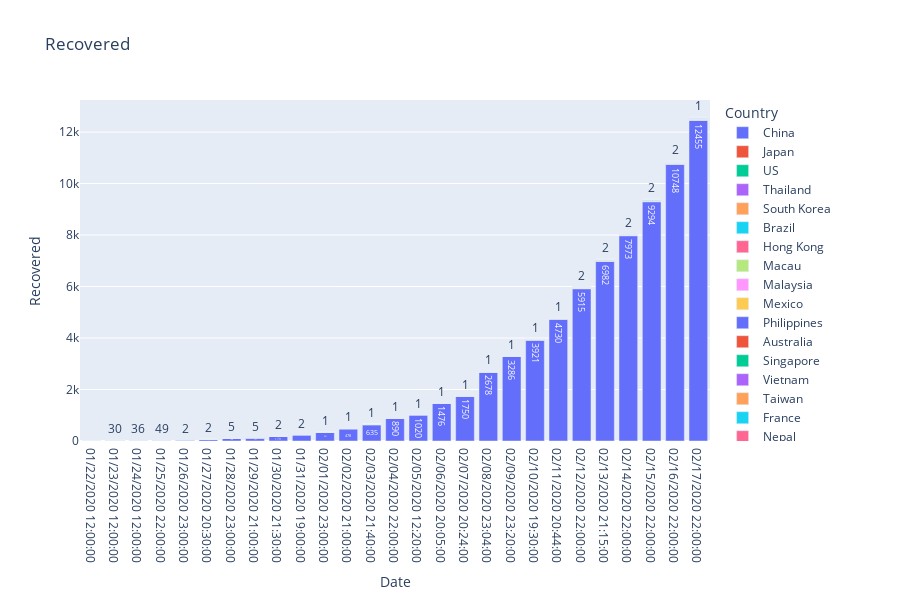

Notebook code cell kept with this figure:
### Code cell
fig = px.bar(bar_data, x="Date", y="Recovered", color='Country', text = 'Recovered', orientation='v', height=600,
             title='Recovered')
fig.show()

### Figure 1 — Plotly figure (JSON) as saved in the notebook; plotly's stock layout.template omitted (floating-point values rounded to 4 significant figures)
{"data": [{"alignmentgroup": "True", "hoverlabel": {"namelength": 0}, "hovertemplate": "Country=China<br>Date=%{x}<br>Recovered=%{text}", "legendgroup": "China", "marker": {"color": "#636efa"}, "name": "China", "offsetgroup": "China", "orientation": "v", "showlegend": true, "text": [0, 30, 36, 49, 51, 60, 104, 127, 179, 242, 331, 478, 635, 890, 1020, 1476, 1750, 2678, 3286, 3921, 4730, 5915, 6982, 7973, 9294, 10748, 12455], "textposition": "auto", "type": "bar", "x": ["01/22/2020 12:00:00", "01/23/2020 12:00:00", "01/24/2020 12:00:00", "01/25/2020 22:00:00", "01/26/2020 23:00:00", "01/27/2020 20:30:00", "01/28/2020 23:00:00", "01/29/2020 21:00:00", "01/30/2020 21:30:00", "01/31/2020 19:00:00", "02/01/2020 23:00:00", "02/02/2020 21:00:00", "02/03/2020 21:40:00", "02/04/2020 22:00:00", "02/05/2020 12:20:00", "02/06/2020 20:05:00", "02/07/2020 20:24:00", "02/08/2020 23:04:00", "02/09/2020 23:20:00", "02/10/2020 19:30:00", "02/11/2020 20:44:00", "02/12/2020 22:00:00", "02/13/2020 21:15:00", "02/14/2020 22:00:00", "02/15/2020 22:00:00", "02/16/2020 22:00:00", "02/17/2020 22:00:00"], "xaxis": "x", "y": [0, 30, 36, 49, 51, 60, 104, 127, 179, 242, 331, 478, 635, 890, 1020, 1476, 1750, 2678, 3286, 3921, 4730, 5915, 6982, 7973, 9294, 10748, 12455], "yaxis": "y"}, {"alignmentgroup": "True", "hoverlabel": {"namelength": 0}, "hovertemplate": "Country=Japan<br>Date=%{x}<br>Recovered=%{text}", "legendgroup": "Japan", "marker": {"color": "#EF553B"}, "name": "Japan", "offsetgroup": "Japan", "orientation": "v", "showlegend": true, "text": [0, 0, 0, 0, 1, 1, 1, 1, 1, 1, 1, 1, 1, 1, 1, 1, 1, 1, 1, 4, 9, 9, 9, 9, 12, 12, 12], "textposition": "auto", "type": "bar", "x": ["01/22/2020 12:00:00", "01/23/2020 12:00:00", "01/24/2020 12:00:00", "01/25/2020 22:00:00", "01/26/2020 23:00:00", "01/27/2020 20:30:00", "01/28/2020 23:00:00", "01/29/2020 21:00:00", "01/30/2020 21:30:00", "01/31/2020 19:00:00", "02/01/2020 23:00:00", "02/02/2020 21:00:00", "02/03/2020 21:40:00", "02/04/2020 22:00:00", "02/05/2020 12:20:00", "02/06/2020 20:05:00", "02/07/2020 20:24:00", "02/08/2020 23:04:00", "02/09/2020 23:20:00", "02/10/2020 19:30:00", "02/11/2020 20:44:00", "02/12/2020 22:00:00", "02/13/2020 21:15:00", "02/14/2020 22:00:00", "02/15/2020 22:00:00", "02/16/2020 22:00:00", "02/17/2020 22:00:00"], "xaxis": "x", "y": [0, 0, 0, 0, 1, 1, 1, 1, 1, 1, 1, 1, 1, 1, 1, 1, 1, 1, 1, 4, 9, 9, 9, 9, 12, 12, 12], "yaxis": "y"}, {"alignmentgroup": "True", "hoverlabel": {"namelength": 0}, "hovertemplate": "Country=US<br>Date=%{x}<br>Recovered=%{text}", "legendgroup": "US", "marker": {"color": "#00cc96"}, "name": "US", "offsetgroup": "US", "orientation": "v", "showlegend": true, "text": [0, 0, 0, 0, 0, 0, 0, 0, 0, 0, 0, 0, 0, 0, 0, 0, 0, 0, 3, 3, 3, 3, 3, 3, 3, 3, 3], "textposition": "auto", "type": "bar", "x": ["01/22/2020 12:00:00", "01/23/2020 12:00:00", "01/24/2020 12:00:00", "01/25/2020 22:00:00", "01/26/2020 23:00:00", "01/27/2020 20:30:00", "01/28/2020 23:00:00", "01/29/2020 21:00:00", "01/30/2020 21:30:00", "01/31/2020 19:00:00", "02/01/2020 23:00:00", "02/02/2020 21:00:00", "02/03/2020 21:40:00", "02/04/2020 22:00:00", "02/05/2020 12:20:00", "02/06/2020 20:05:00", "02/07/2020 20:24:00", "02/08/2020 23:04:00", "02/09/2020 23:20:00", "02/10/2020 19:30:00", "02/11/2020 20:44:00", "02/12/2020 22:00:00", "02/13/2020 21:15:00", "02/14/2020 22:00:00", "02/15/2020 22:00:00", "02/16/2020 22:00:00", "02/17/2020 22:00:00"], "xaxis": "x", "y": [0, 0, 0, 0, 0, 0, 0, 0, 0, 0, 0, 0, 0, 0, 0, 0, 0, 0, 3, 3, 3, 3, 3, 3, 3, 3, 3], "yaxis": "y"}, {"alignmentgroup": "True", "hoverlabel": {"namelength": 0}, "hovertemplate": "Country=Thailand<br>Date=%{x}<br>Recovered=%{text}", "legendgroup": "Thailand", "marker": {"color": "#ab63fa"}, "name": "Thailand", "offsetgroup": "Thailand", "orientation": "v", "showlegend": true, "text": [0, 0, 0, 0, 2, 2, 5, 5, 5, 7, 5, 5, 5, 5, 5, 5, 5, 10, 10, 10, 10, 10, 12, 12, 12, 14, 15], "textposition": "auto", "type": "bar", "x": ["01/22/2020 12:00:00", "01/23/2020 12:00:00", "01/24/2020 12:00:00", "01/25/2020 22:00:00", "01/26/2020 23:00:00", "01/27/2020 20:30:00", "01/28/2020 23:00:00", "01/29/2020 21:00:00", "01/30/2020 21:30:00", "01/31/2020 19:00:00", "02/01/2020 23:00:00", "02/02/2020 21:00:00", "02/03/2020 21:40:00", "02/04/2020 22:00:00", "02/05/2020 12:20:00", "02/06/2020 20:05:00", "02/07/2020 20:24:00", "02/08/2020 23:04:00", "02/09/2020 23:20:00", "02/10/2020 19:30:00", "02/11/2020 20:44:00", "02/12/2020 22:00:00", "02/13/2020 21:15:00", "02/14/2020 22:00:00", "02/15/2020 22:00:00", "02/16/2020 22:00:00", "02/17/2020 22:00:00"], "xaxis": "x", "y": [0, 0, 0, 0, 2, 2, 5, 5, 5, 7, 5, 5, 5, 5, 5, 5, 5, 10, 10, 10, 10, 10, 12, 12, 12, 14, 15], "yaxis": "y"}, {"alignmentgroup": "True", "hoverlabel": {"namelength": 0}, "hovertemplate": "Country=South Korea<br>Date=%{x}<br>Recovered=%{text}", "legendgroup": "South Korea", "marker": {"color": "#FFA15A"}, "name": "South Korea", "offsetgroup": "South Korea", "orientation": "v", "showlegend": true, "text": [0, 0, 0, 0, 0, 0, 0, 0, 0, 0, 0, 0, 0, 0, 0, 0, 1, 3, 3, 3, 4, 7, 7, 7, 9, 9, 10], "textposition": "auto", "type": "bar", "x": ["01/22/2020 12:00:00", "01/23/2020 12:00:00", "01/24/2020 12:00:00", "01/25/2020 22:00:00", "01/26/2020 23:00:00", "01/27/2020 20:30:00", "01/28/2020 23:00:00", "01/29/2020 21:00:00", "01/30/2020 21:30:00", "01/31/2020 19:00:00", "02/01/2020 23:00:00", "02/02/2020 21:00:00", "02/03/2020 21:40:00", "02/04/2020 22:00:00", "02/05/2020 12:20:00", "02/06/2020 20:05:00", "02/07/2020 20:24:00", "02/08/2020 23:04:00", "02/09/2020 23:20:00", "02/10/2020 19:30:00", "02/11/2020 20:44:00", "02/12/2020 22:00:00", "02/13/2020 21:15:00", "02/14/2020 22:00:00", "02/15/2020 22:00:00", "02/16/2020 22:00:00", "02/17/2020 22:00:00"], "xaxis": "x", "y": [0, 0, 0, 0, 0, 0, 0, 0, 0, 0, 0, 0, 0, 0, 0, 0, 1, 3, 3, 3, 4, 7, 7, 7, 9, 9, 10], "yaxis": "y"}, {"alignmentgroup": "True", "hoverlabel": {"namelength": 0}, "hovertemplate": "Country=Brazil<br>Date=%{x}<br>Recovered=%{text}", "legendgroup": "Brazil", "marker": {"color": "#19d3f3"}, "name": "Brazil", "offsetgroup": "Brazil", "orientation": "v", "showlegend": true, "text": [0], "textposition": "auto", "type": "bar", "x": ["01/23/2020 12:00:00"], "xaxis": "x", "y": [0], "yaxis": "y"}, {"alignmentgroup": "True", "hoverlabel": {"namelength": 0}, "hovertemplate": "Country=Hong Kong<br>Date=%{x}<br>Recovered=%{text}", "legendgroup": "Hong Kong", "marker": {"color": "#FF6692"}, "name": "Hong Kong", "offsetgroup": "Hong Kong", "orientation": "v", "showlegend": true, "text": [0, 0, 0, 0, 0, 0, 0, 0, 0, 0, 0, 0, 0, 0, 0, 0, 0, 0, 0, 0, 1, 1, 1, 1, 2, 2], "textposition": "auto", "type": "bar", "x": ["01/23/2020 12:00:00", "01/24/2020 12:00:00", "01/25/2020 22:00:00", "01/26/2020 23:00:00", "01/27/2020 20:30:00", "01/28/2020 23:00:00", "01/29/2020 21:00:00", "01/30/2020 21:30:00", "01/31/2020 19:00:00", "02/01/2020 23:00:00", "02/02/2020 21:00:00", "02/03/2020 21:40:00", "02/04/2020 22:00:00", "02/05/2020 12:20:00", "02/06/2020 20:05:00", "02/07/2020 20:24:00", "02/08/2020 23:04:00", "02/09/2020 23:20:00", "02/10/2020 19:30:00", "02/11/2020 20:44:00", "02/12/2020 22:00:00", "02/13/2020 21:15:00", "02/14/2020 22:00:00", "02/15/2020 22:00:00", "02/16/2020 22:00:00", "02/17/2020 22:00:00"], "xaxis": "x", "y": [0, 0, 0, 0, 0, 0, 0, 0, 0, 0, 0, 0, 0, 0, 0, 0, 0, 0, 0, 0, 1, 1, 1, 1, 2, 2], "yaxis": "y"}, {"alignmentgroup": "True", "hoverlabel": {"namelength": 0}, "hovertemplate": "Country=Macau<br>Date=%{x}<br>Recovered=%{text}", "legendgroup": "Macau", "marker": {"color": "#B6E880"}, "name": "Macau", "offsetgroup": "Macau", "orientation": "v", "showlegend": true, "text": [0, 0, 0, 0, 0, 0, 0, 0, 0, 0, 0, 0, 0, 0, 1, 1, 1, 1, 1, 1, 2, 3, 3, 3, 5, 5], "textposition": "auto", "type": "bar", "x": ["01/23/2020 12:00:00", "01/24/2020 12:00:00", "01/25/2020 22:00:00", "01/26/2020 23:00:00", "01/27/2020 20:30:00", "01/28/2020 23:00:00", "01/29/2020 21:00:00", "01/30/2020 21:30:00", "01/31/2020 19:00:00", "02/01/2020 23:00:00", "02/02/2020 21:00:00", "02/03/2020 21:40:00", "02/04/2020 22:00:00", "02/05/2020 12:20:00", "02/06/2020 20:05:00", "02/07/2020 20:24:00", "02/08/2020 23:04:00", "02/09/2020 23:20:00", "02/10/2020 19:30:00", "02/11/2020 20:44:00", "02/12/2020 22:00:00", "02/13/2020 21:15:00", "02/14/2020 22:00:00", "02/15/2020 22:00:00", "02/16/2020 22:00:00", "02/17/2020 22:00:00"], "xaxis": "x", "y": [0, 0, 0, 0, 0, 0, 0, 0, 0, 0, 0, 0, 0, 0, 1, 1, 1, 1, 1, 1, 2, 3, 3, 3, 5, 5], "yaxis": "y"}, {"alignmentgroup": "True", "hoverlabel": {"namelength": 0}, "hovertemplate": "Country=Malaysia<br>Date=%{x}<br>Recovered=%{text}", "legendgroup": "Malaysia", "marker": {"color": "#FF97FF"}, "name": "Malaysia", "offsetgroup": "Malaysia", "orientation": "v", "showlegend": true, "text": [0, 0, 0, 0, 0, 0, 0, 0, 0, 0, 0, 0, 0, 0, 1, 1, 1, 1, 3, 3, 3, 3, 7, 7, 7], "textposition": "auto", "type": "bar", "x": ["01/23/2020 12:00:00", "01/25/2020 22:00:00", "01/26/2020 23:00:00", "01/27/2020 20:30:00", "01/28/2020 23:00:00", "01/29/2020 21:00:00", "01/30/2020 21:30:00", "01/31/2020 19:00:00", "02/01/2020 23:00:00", "02/02/2020 21:00:00", "02/03/2020 21:40:00", "02/04/2020 22:00:00", "02/05/2020 12:20:00", "02/06/2020 20:05:00", "02/07/2020 20:24:00", "02/08/2020 23:04:00", "02/09/2020 23:20:00", "02/10/2020 19:30:00", "02/11/2020 20:44:00", "02/12/2020 22:00:00", "02/13/2020 21:15:00", "02/14/2020 22:00:00", "02/15/2020 22:00:00", "02/16/2020 22:00:00", "02/17/2020 22:00:00"], "xaxis": "x", "y": [0, 0, 0, 0, 0, 0, 0, 0, 0, 0, 0, 0, 0, 0, 1, 1, 1, 1, 3, 3, 3, 3, 7, 7, 7], "yaxis": "y"}, {"alignmentgroup": "True", "hoverlabel": {"namelength": 0}, "hovertemplate": "Country=Mexico<br>Date=%{x}<br>Recovered=%{text}", "legendgroup": "Mexico", "marker": {"color": "#FECB52"}, "name": "Mexico", "offsetgroup": "Mexico", "orientation": "v", "showlegend": true, "text": [0], "textposition": "auto", "type": "bar", "x": ["01/23/2020 12:00:00"], "xaxis": "x", "y": [0], "yaxis": "y"}, {"alignmentgroup": "True", "hoverlabel": {"namelength": 0}, "hovertemplate": "Country=Philippines<br>Date=%{x}<br>Recovered=%{text}", "legendgroup": "Philippines", "marker": {"color": "#636efa"}, "name": "Philippines", "offsetgroup": "Philippines", "orientation": "v", "showlegend": true, "text": [0, 0, 0, 0, 0, 0, 0, 0, 0, 0, 0, 0, 0, 0, 1, 1, 1, 1, 1, 1], "textposition": "auto", "type": "bar", "x": ["01/23/2020 12:00:00", "01/30/2020 21:30:00", "01/31/2020 19:00:00", "02/01/2020 23:00:00", "02/02/2020 21:00:00", "02/03/2020 21:40:00", "02/04/2020 22:00:00", "02/05/2020 12:20:00", "02/06/2020 20:05:00", "02/07/2020 20:24:00", "02/08/2020 23:04:00", "02/09/2020 23:20:00", "02/10/2020 19:30:00", "02/11/2020 20:44:00", "02/12/2020 22:00:00", "02/13/2020 21:15:00", "02/14/2020 22:00:00", "02/15/2020 22:00:00", "02/16/2020 22:00:00", "02/17/2020 22:00:00"], "xaxis": "x", "y": [0, 0, 0, 0, 0, 0, 0, 0, 0, 0, 0, 0, 0, 0, 1, 1, 1, 1, 1, 1], "yaxis": "y"}, {"alignmentgroup": "True", "hoverlabel": {"namelength": 0}, "hovertemplate": "Country=Australia<br>Date=%{x}<br>Recovered=%{text}", "legendgroup": "Australia", "marker": {"color": "#EF553B"}, "name": "Australia", "offsetgroup": "Australia", "orientation": "v", "showlegend": true, "text": [0, 0, 0, 0, 0, 0, 2, 2, 2, 2, 2, 2, 2, 2, 2, 2, 2, 2, 2, 2, 8, 8, 8, 8, 10], "textposition": "auto", "type": "bar", "x": ["01/23/2020 12:00:00", "01/25/2020 22:00:00", "01/26/2020 23:00:00", "01/27/2020 20:30:00", "01/28/2020 23:00:00", "01/29/2020 21:00:00", "01/30/2020 21:30:00", "01/31/2020 19:00:00", "02/01/2020 23:00:00", "02/02/2020 21:00:00", "02/03/2020 21:40:00", "02/04/2020 22:00:00", "02/05/2020 12:20:00", "02/06/2020 20:05:00", "02/07/2020 20:24:00", "02/08/2020 23:04:00", "02/09/2020 23:20:00", "02/10/2020 19:30:00", "02/11/2020 20:44:00", "02/12/2020 22:00:00", "02/13/2020 21:15:00", "02/14/2020 22:00:00", "02/15/2020 22:00:00", "02/16/2020 22:00:00", "02/17/2020 22:00:00"], "xaxis": "x", "y": [0, 0, 0, 0, 0, 0, 2, 2, 2, 2, 2, 2, 2, 2, 2, 2, 2, 2, 2, 2, 8, 8, 8, 8, 10], "yaxis": "y"}, {"alignmentgroup": "True", "hoverlabel": {"namelength": 0}, "hovertemplate": "Country=Singapore<br>Date=%{x}<br>Recovered=%{text}", "legendgroup": "Singapore", "marker": {"color": "#00cc96"}, "name": "Singapore", "offsetgroup": "Singapore", "orientation": "v", "showlegend": true, "text": [0, 0, 0, 0, 0, 0, 0, 0, 0, 0, 0, 0, 0, 0, 0, 0, 2, 2, 2, 9, 15, 15, 17, 18, 18, 24], "textposition": "auto", "type": "bar", "x": ["01/23/2020 12:00:00", "01/24/2020 12:00:00", "01/25/2020 22:00:00", "01/26/2020 23:00:00", "01/27/2020 20:30:00", "01/28/2020 23:00:00", "01/29/2020 21:00:00", "01/30/2020 21:30:00", "01/31/2020 19:00:00", "02/01/2020 23:00:00", "02/02/2020 21:00:00", "02/03/2020 21:40:00", "02/04/2020 22:00:00", "02/05/2020 12:20:00", "02/06/2020 20:05:00", "02/07/2020 20:24:00", "02/08/2020 23:04:00", "02/09/2020 23:20:00", "02/10/2020 19:30:00", "02/11/2020 20:44:00", "02/12/2020 22:00:00", "02/13/2020 21:15:00", "02/14/2020 22:00:00", "02/15/2020 22:00:00", "02/16/2020 22:00:00", "02/17/2020 22:00:00"], "xaxis": "x", "y": [0, 0, 0, 0, 0, 0, 0, 0, 0, 0, 0, 0, 0, 0, 0, 0, 2, 2, 2, 9, 15, 15, 17, 18, 18, 24], "yaxis": "y"}, {"alignmentgroup": "True", "hoverlabel": {"namelength": 0}, "hovertemplate": "Country=Vietnam<br>Date=%{x}<br>Recovered=%{text}", "legendgroup": "Vietnam", "marker": {"color": "#ab63fa"}, "name": "Vietnam", "offsetgroup": "Vietnam", "orientation": "v", "showlegend": true, "text": [0, 0, 0, 0, 0, 0, 0, 0, 0, 1, 1, 1, 1, 1, 1, 1, 1, 1, 1, 6, 6, 7, 7, 7, 7, 7], "textposition": "auto", "type": "bar", "x": ["01/23/2020 12:00:00", "01/24/2020 12:00:00", "01/25/2020 22:00:00", "01/26/2020 23:00:00", "01/27/2020 20:30:00", "01/28/2020 23:00:00", "01/29/2020 21:00:00", "01/30/2020 21:30:00", "01/31/2020 19:00:00", "02/01/2020 23:00:00", "02/02/2020 21:00:00", "02/03/2020 21:40:00", "02/04/2020 22:00:00", "02/05/2020 12:20:00", "02/06/2020 20:05:00", "02/07/2020 20:24:00", "02/08/2020 23:04:00", "02/09/2020 23:20:00", "02/10/2020 19:30:00", "02/11/2020 20:44:00", "02/12/2020 22:00:00", "02/13/2020 21:15:00", "02/14/2020 22:00:00", "02/15/2020 22:00:00", "02/16/2020 22:00:00", "02/17/2020 22:00:00"], "xaxis": "x", "y": [0, 0, 0, 0, 0, 0, 0, 0, 0, 1, 1, 1, 1, 1, 1, 1, 1, 1, 1, 6, 6, 7, 7, 7, 7, 7], "yaxis": "y"}, {"alignmentgroup": "True", "hoverlabel": {"namelength": 0}, "hovertemplate": "Country=Taiwan<br>Date=%{x}<br>Recovered=%{text}", "legendgroup": "Taiwan", "marker": {"color": "#FFA15A"}, "name": "Taiwan", "offsetgroup": "Taiwan", "orientation": "v", "showlegend": true, "text": [0, 0, 0, 0, 0, 0, 0, 0, 0, 0, 0, 0, 0, 0, 1, 1, 1, 1, 1, 1, 1, 1, 2, 2, 2, 2], "textposition": "auto", "type": "bar", "x": ["01/23/2020 12:00:00", "01/24/2020 12:00:00", "01/25/2020 22:00:00", "01/26/2020 23:00:00", "01/27/2020 20:30:00", "01/28/2020 23:00:00", "01/29/2020 21:00:00", "01/30/2020 21:30:00", "01/31/2020 19:00:00", "02/01/2020 23:00:00", "02/02/2020 21:00:00", "02/03/2020 21:40:00", "02/04/2020 22:00:00", "02/05/2020 12:20:00", "02/06/2020 20:05:00", "02/07/2020 20:24:00", "02/08/2020 23:04:00", "02/09/2020 23:20:00", "02/10/2020 19:30:00", "02/11/2020 20:44:00", "02/12/2020 22:00:00", "02/13/2020 21:15:00", "02/14/2020 22:00:00", "02/15/2020 22:00:00", "02/16/2020 22:00:00", "02/17/2020 22:00:00"], "xaxis": "x", "y": [0, 0, 0, 0, 0, 0, 0, 0, 0, 0, 0, 0, 0, 0, 1, 1, 1, 1, 1, 1, 1, 1, 2, 2, 2, 2], "yaxis": "y"}, {"alignmentgroup": "True", "hoverlabel": {"namelength": 0}, "hovertemplate": "Country=France<br>Date=%{x}<br>Recovered=%{text}", "legendgroup": "France", "marker": {"color": "#19d3f3"}, "name": "France", "offsetgroup": "France", "orientation": "v", "showlegend": true, "text": [0, 0, 0, 0, 0, 0, 0, 0, 0, 0, 0, 0, 0, 0, 0, 0, 0, 0, 0, 2, 2, 2, 4, 4, 4], "textposition": "auto", "type": "bar", "x": ["01/24/2020 12:00:00", "01/25/2020 22:00:00", "01/26/2020 23:00:00", "01/27/2020 20:30:00", "01/28/2020 23:00:00", "01/29/2020 21:00:00", "01/30/2020 21:30:00", "01/31/2020 19:00:00", "02/01/2020 23:00:00", "02/02/2020 21:00:00", "02/03/2020 21:40:00", "02/04/2020 22:00:00", "02/05/2020 12:20:00", "02/06/2020 20:05:00", "02/07/2020 20:24:00", "02/08/2020 23:04:00", "02/09/2020 23:20:00", "02/10/2020 19:30:00", "02/11/2020 20:44:00", "02/12/2020 22:00:00", "02/13/2020 21:15:00", "02/14/2020 22:00:00", "02/15/2020 22:00:00", "02/16/2020 22:00:00", "02/17/2020 22:00:00"], "xaxis": "x", "y": [0, 0, 0, 0, 0, 0, 0, 0, 0, 0, 0, 0, 0, 0, 0, 0, 0, 0, 0, 2, 2, 2, 4, 4, 4], "yaxis": "y"}, {"alignmentgroup": "True", "hoverlabel": {"namelength": 0}, "hovertemplate": "Country=Nepal<br>Date=%{x}<br>Recovered=%{text}", "legendgroup": "Nepal", "marker": {"color": "#FF6692"}, "name": "Nepal", "offsetgroup": "Nepal", "orientation": "v", "showlegend": true, "text": [0, 0, 0, 0, 0, 0, 0, 0, 0, 0, 0, 0, 0, 0, 0, 0, 0, 0, 1, 1, 1, 1, 1, 1], "textposition": "auto", "type": "bar", "x": ["01/25/2020 22:00:00", "01/26/2020 23:00:00", "01/27/2020 20:30:00", "01/28/2020 23:00:00", "01/29/2020 21:00:00", "01/30/2020 21:30:00", "01/31/2020 19:00:00", "02/01/2020 23:00:00", "02/02/2020 21:00:00", "02/03/2020 21:40:00", "02/04/2020 22:00:00", "02/05/2020 12:20:00", "02/06/2020 20:05:00", "02/07/2020 20:24:00", "02/08/2020 23:04:00", "02/09/2020 23:20:00", "02/10/2020 19:30:00", "02/11/2020 20:44:00", "02/12/2020 22:00:00", "02/13/2020 21:15:00", "02/14/2020 22:00:00", "02/15/2020 22:00:00", "02/16/2020 22:00:00", "02/17/2020 22:00:00"], "xaxis": "x", "y": [0, 0, 0, 0, 0, 0, 0, 0, 0, 0, 0, 0, 0, 0, 0, 0, 0, 0, 1, 1, 1, 1, 1, 1], "yaxis": "y"}, {"alignmentgroup": "True", "hoverlabel": {"namelength": 0}, "hovertemplate": "Country=Canada<br>Date=%{x}<br>Recovered=%{text}", "legendgroup": "Canada", "marker": {"color": "#B6E880"}, "name": "Canada", "offsetgroup": "Canada", "orientation": "v", "showlegend": true, "text": [0, 0, 0, 0, 0, 0, 0, 0, 0, 0, 0, 0, 0, 0, 0, 0, 0, 1, 1, 1, 1, 1, 1], "textposition": "auto", "type": "bar", "x": ["01/26/2020 23:00:00", "01/27/2020 20:30:00", "01/28/2020 23:00:00", "01/29/2020 21:00:00", "01/30/2020 21:30:00", "01/31/2020 19:00:00", "02/01/2020 23:00:00", "02/02/2020 21:00:00", "02/03/2020 21:40:00", "02/04/2020 22:00:00", "02/05/2020 12:20:00", "02/06/2020 20:05:00", "02/07/2020 20:24:00", "02/08/2020 23:04:00", "02/09/2020 23:20:00", "02/10/2020 19:30:00", "02/11/2020 20:44:00", "02/12/2020 22:00:00", "02/13/2020 21:15:00", "02/14/2020 22:00:00", "02/15/2020 22:00:00", "02/16/2020 22:00:00", "02/17/2020 22:00:00"], "xaxis": "x", "y": [0, 0, 0, 0, 0, 0, 0, 0, 0, 0, 0, 0, 0, 0, 0, 0, 0, 1, 1, 1, 1, 1, 1], "yaxis": "y"}, {"alignmentgroup": "True", "hoverlabel": {"namelength": 0}, "hovertemplate": "Country=Cambodia<br>Date=%{x}<br>Recovered=%{text}", "legendgroup": "Cambodia", "marker": {"color": "#FF97FF"}, "name": "Cambodia", "offsetgroup": "Cambodia", "orientation": "v", "showlegend": true, "text": [0, 0, 0, 0, 0, 0, 0, 0, 0, 0, 0, 0, 0, 0, 0, 0, 1, 1, 1, 1, 1, 1], "textposition": "auto", "type": "bar", "x": ["01/27/2020 20:30:00", "01/28/2020 23:00:00", "01/29/2020 21:00:00", "01/30/2020 21:30:00", "01/31/2020 19:00:00", "02/01/2020 23:00:00", "02/02/2020 21:00:00", "02/03/2020 21:40:00", "02/04/2020 22:00:00", "02/05/2020 12:20:00", "02/06/2020 20:05:00", "02/07/2020 20:24:00", "02/08/2020 23:04:00", "02/09/2020 23:20:00", "02/10/2020 19:30:00", "02/11/2020 20:44:00", "02/12/2020 22:00:00", "02/13/2020 21:15:00", "02/14/2020 22:00:00", "02/15/2020 22:00:00", "02/16/2020 22:00:00", "02/17/2020 22:00:00"], "xaxis": "x", "y": [0, 0, 0, 0, 0, 0, 0, 0, 0, 0, 0, 0, 0, 0, 0, 0, 1, 1, 1, 1, 1, 1], "yaxis": "y"}, {"alignmentgroup": "True", "hoverlabel": {"namelength": 0}, "hovertemplate": "Country=Ivory Coast<br>Date=%{x}<br>Recovered=%{text}", "legendgroup": "Ivory Coast", "marker": {"color": "#FECB52"}, "name": "Ivory Coast", "offsetgroup": "Ivory Coast", "orientation": "v", "showlegend": true, "text": [0], "textposition": "auto", "type": "bar", "x": ["01/27/2020 20:30:00"], "xaxis": "x", "y": [0], "yaxis": "y"}, {"alignmentgroup": "True", "hoverlabel": {"namelength": 0}, "hovertemplate": "Country=Germany<br>Date=%{x}<br>Recovered=%{text}", "legendgroup": "Germany", "marker": {"color": "#636efa"}, "name": "Germany", "offsetgroup": "Germany", "orientation": "v", "showlegend": true, "text": [0, 0, 0, 0, 0, 0, 0, 0, 0, 0, 0, 0, 0, 0, 0, 0, 0, 1, 1, 1, 1, 1], "textposition": "auto", "type": "bar", "x": ["01/27/2020 20:30:00", "01/28/2020 23:00:00", "01/29/2020 21:00:00", "01/30/2020 21:30:00", "01/31/2020 19:00:00", "02/01/2020 23:00:00", "02/02/2020 21:00:00", "02/03/2020 21:40:00", "02/04/2020 22:00:00", "02/05/2020 12:20:00", "02/06/2020 20:05:00", "02/07/2020 20:24:00", "02/08/2020 23:04:00", "02/09/2020 23:20:00", "02/10/2020 19:30:00", "02/11/2020 20:44:00", "02/12/2020 22:00:00", "02/13/2020 21:15:00", "02/14/2020 22:00:00", "02/15/2020 22:00:00", "02/16/2020 22:00:00", "02/17/2020 22:00:00"], "xaxis": "x", "y": [0, 0, 0, 0, 0, 0, 0, 0, 0, 0, 0, 0, 0, 0, 0, 0, 0, 1, 1, 1, 1, 1], "yaxis": "y"}, {"alignmentgroup": "True", "hoverlabel": {"namelength": 0}, "hovertemplate": "Country=Sri Lanka<br>Date=%{x}<br>Recovered=%{text}", "legendgroup": "Sri Lanka", "marker": {"color": "#EF553B"}, "name": "Sri Lanka", "offsetgroup": "Sri Lanka", "orientation": "v", "showlegend": true, "text": [0, 0, 0, 0, 0, 0, 0, 0, 0, 0, 0, 0, 1, 1, 1, 1, 1, 1, 1, 1, 1, 1], "textposition": "auto", "type": "bar", "x": ["01/27/2020 20:30:00", "01/28/2020 23:00:00", "01/29/2020 21:00:00", "01/30/2020 21:30:00", "01/31/2020 19:00:00", "02/01/2020 23:00:00", "02/02/2020 21:00:00", "02/03/2020 21:40:00", "02/04/2020 22:00:00", "02/05/2020 12:20:00", "02/06/2020 20:05:00", "02/07/2020 20:24:00", "02/08/2020 23:04:00", "02/09/2020 23:20:00", "02/10/2020 19:30:00", "02/11/2020 20:44:00", "02/12/2020 22:00:00", "02/13/2020 21:15:00", "02/14/2020 22:00:00", "02/15/2020 22:00:00", "02/16/2020 22:00:00", "02/17/2020 22:00:00"], "xaxis": "x", "y": [0, 0, 0, 0, 0, 0, 0, 0, 0, 0, 0, 0, 1, 1, 1, 1, 1, 1, 1, 1, 1, 1], "yaxis": "y"}, {"alignmentgroup": "True", "hoverlabel": {"namelength": 0}, "hovertemplate": "Country=Finland<br>Date=%{x}<br>Recovered=%{text}", "legendgroup": "Finland", "marker": {"color": "#00cc96"}, "name": "Finland", "offsetgroup": "Finland", "orientation": "v", "showlegend": true, "text": [0, 0, 0, 0, 0, 0, 0, 0, 0, 0, 0, 0, 0, 1, 1, 1, 1, 1, 1, 1], "textposition": "auto", "type": "bar", "x": ["01/29/2020 21:00:00", "01/30/2020 21:30:00", "01/31/2020 19:00:00", "02/01/2020 23:00:00", "02/02/2020 21:00:00", "02/03/2020 21:40:00", "02/04/2020 22:00:00", "02/05/2020 12:20:00", "02/06/2020 20:05:00", "02/07/2020 20:24:00", "02/08/2020 23:04:00", "02/09/2020 23:20:00", "02/10/2020 19:30:00", "02/11/2020 20:44:00", "02/12/2020 22:00:00", "02/13/2020 21:15:00", "02/14/2020 22:00:00", "02/15/2020 22:00:00", "02/16/2020 22:00:00", "02/17/2020 22:00:00"], "xaxis": "x", "y": [0, 0, 0, 0, 0, 0, 0, 0, 0, 0, 0, 0, 0, 1, 1, 1, 1, 1, 1, 1], "yaxis": "y"}, {"alignmentgroup": "True", "hoverlabel": {"namelength": 0}, "hovertemplate": "Country=United Arab Emirates<br>Date=%{x}<br>Recovered=%{text}", "legendgroup": "United Arab Emirates", "marker": {"color": "#ab63fa"}, "name": "United Arab Emirates", "offsetgroup": "United Arab Emirates", "orientation": "v", "showlegend": true, "text": [0, 0, 0, 0, 0, 0, 0, 0, 0, 0, 0, 0, 0, 1, 1, 1, 1, 3, 4, 4], "textposition": "auto", "type": "bar", "x": ["01/29/2020 21:00:00", "01/30/2020 21:30:00", "01/31/2020 19:00:00", "02/01/2020 23:00:00", "02/02/2020 21:00:00", "02/03/2020 21:40:00", "02/04/2020 22:00:00", "02/05/2020 12:20:00", "02/06/2020 20:05:00", "02/07/2020 20:24:00", "02/08/2020 23:04:00", "02/09/2020 23:20:00", "02/10/2020 19:30:00", "02/11/2020 20:44:00", "02/12/2020 22:00:00", "02/13/2020 21:15:00", "02/14/2020 22:00:00", "02/15/2020 22:00:00", "02/16/2020 22:00:00", "02/17/2020 22:00:00"], "xaxis": "x", "y": [0, 0, 0, 0, 0, 0, 0, 0, 0, 0, 0, 0, 0, 1, 1, 1, 1, 3, 4, 4], "yaxis": "y"}, {"alignmentgroup": "True", "hoverlabel": {"namelength": 0}, "hovertemplate": "Country=India<br>Date=%{x}<br>Recovered=%{text}", "legendgroup": "India", "marker": {"color": "#FFA15A"}, "name": "India", "offsetgroup": "India", "orientation": "v", "showlegend": true, "text": [0, 0, 0, 0, 0, 0, 0, 0, 0, 0, 0, 0, 0, 0, 0, 0, 0, 3, 3], "textposition": "auto", "type": "bar", "x": ["01/30/2020 21:30:00", "01/31/2020 19:00:00", "02/01/2020 23:00:00", "02/02/2020 21:00:00", "02/03/2020 21:40:00", "02/04/2020 22:00:00", "02/05/2020 12:20:00", "02/06/2020 20:05:00", "02/07/2020 20:24:00", "02/08/2020 23:04:00", "02/09/2020 23:20:00", "02/10/2020 19:30:00", "02/11/2020 20:44:00", "02/12/2020 22:00:00", "02/13/2020 21:15:00", "02/14/2020 22:00:00", "02/15/2020 22:00:00", "02/16/2020 22:00:00", "02/17/2020 22:00:00"], "xaxis": "x", "y": [0, 0, 0, 0, 0, 0, 0, 0, 0, 0, 0, 0, 0, 0, 0, 0, 0, 3, 3], "yaxis": "y"}, {"alignmentgroup": "True", "hoverlabel": {"namelength": 0}, "hovertemplate": "Country=Italy<br>Date=%{x}<br>Recovered=%{text}", "legendgroup": "Italy", "marker": {"color": "#19d3f3"}, "name": "Italy", "offsetgroup": "Italy", "orientation": "v", "showlegend": true, "text": [0, 0, 0, 0, 0, 0, 0, 0, 0, 0, 0, 0, 0, 0, 0, 0, 0, 0, 0], "textposition": "auto", "type": "bar", "x": ["01/30/2020 21:30:00", "01/31/2020 19:00:00", "02/01/2020 23:00:00", "02/02/2020 21:00:00", "02/03/2020 21:40:00", "02/04/2020 22:00:00", "02/05/2020 12:20:00", "02/06/2020 20:05:00", "02/07/2020 20:24:00", "02/08/2020 23:04:00", "02/09/2020 23:20:00", "02/10/2020 19:30:00", "02/11/2020 20:44:00", "02/12/2020 22:00:00", "02/13/2020 21:15:00", "02/14/2020 22:00:00", "02/15/2020 22:00:00", "02/16/2020 22:00:00", "02/17/2020 22:00:00"], "xaxis": "x", "y": [0, 0, 0, 0, 0, 0, 0, 0, 0, 0, 0, 0, 0, 0, 0, 0, 0, 0, 0], "yaxis": "y"}, {"alignmentgroup": "True", "hoverlabel": {"namelength": 0}, "hovertemplate": "Country=Spain<br>Date=%{x}<br>Recovered=%{text}", "legendgroup": "Spain", "marker": {"color": "#FF6692"}, "name": "Spain", "offsetgroup": "Spain", "orientation": "v", "showlegend": true, "text": [0, 0, 0, 0, 0, 0, 0, 0, 0, 0, 0, 0, 0, 0, 0, 2, 2, 2], "textposition": "auto", "type": "bar", "x": ["01/31/2020 19:00:00", "02/01/2020 23:00:00", "02/02/2020 21:00:00", "02/03/2020 21:40:00", "02/04/2020 22:00:00", "02/05/2020 12:20:00", "02/06/2020 20:05:00", "02/07/2020 20:24:00", "02/08/2020 23:04:00", "02/09/2020 23:20:00", "02/10/2020 19:30:00", "02/11/2020 20:44:00", "02/12/2020 22:00:00", "02/13/2020 21:15:00", "02/14/2020 22:00:00", "02/15/2020 22:00:00", "02/16/2020 22:00:00", "02/17/2020 22:00:00"], "xaxis": "x", "y": [0, 0, 0, 0, 0, 0, 0, 0, 0, 0, 0, 0, 0, 0, 0, 2, 2, 2], "yaxis": "y"}, {"alignmentgroup": "True", "hoverlabel": {"namelength": 0}, "hovertemplate": "Country=UK<br>Date=%{x}<br>Recovered=%{text}", "legendgroup": "UK", "marker": {"color": "#B6E880"}, "name": "UK", "offsetgroup": "UK", "orientation": "v", "showlegend": true, "text": [0, 0, 0, 0, 0, 0, 0, 0, 0, 0, 0, 0, 1, 1, 1, 1, 8, 8], "textposition": "auto", "type": "bar", "x": ["01/31/2020 19:00:00", "02/01/2020 23:00:00", "02/02/2020 21:00:00", "02/03/2020 21:40:00", "02/04/2020 22:00:00", "02/05/2020 12:20:00", "02/06/2020 20:05:00", "02/07/2020 20:24:00", "02/08/2020 23:04:00", "02/09/2020 23:20:00", "02/10/2020 19:30:00", "02/11/2020 20:44:00", "02/12/2020 22:00:00", "02/13/2020 21:15:00", "02/14/2020 22:00:00", "02/15/2020 22:00:00", "02/16/2020 22:00:00", "02/17/2020 22:00:00"], "xaxis": "x", "y": [0, 0, 0, 0, 0, 0, 0, 0, 0, 0, 0, 0, 1, 1, 1, 1, 8, 8], "yaxis": "y"}, {"alignmentgroup": "True", "hoverlabel": {"namelength": 0}, "hovertemplate": "Country=Sweden<br>Date=%{x}<br>Recovered=%{text}", "legendgroup": "Sweden", "marker": {"color": "#FF97FF"}, "name": "Sweden", "offsetgroup": "Sweden", "orientation": "v", "showlegend": true, "text": [0, 0, 0, 0, 0, 0, 0, 0, 0, 0, 0, 0, 0, 0, 0, 0, 0, 0], "textposition": "auto", "type": "bar", "x": ["01/31/2020 19:00:00", "02/01/2020 23:00:00", "02/02/2020 21:00:00", "02/03/2020 21:40:00", "02/04/2020 22:00:00", "02/05/2020 12:20:00", "02/06/2020 20:05:00", "02/07/2020 20:24:00", "02/08/2020 23:04:00", "02/09/2020 23:20:00", "02/10/2020 19:30:00", "02/11/2020 20:44:00", "02/12/2020 22:00:00", "02/13/2020 21:15:00", "02/14/2020 22:00:00", "02/15/2020 22:00:00", "02/16/2020 22:00:00", "02/17/2020 22:00:00"], "xaxis": "x", "y": [0, 0, 0, 0, 0, 0, 0, 0, 0, 0, 0, 0, 0, 0, 0, 0, 0, 0], "yaxis": "y"}, {"alignmentgroup": "True", "hoverlabel": {"namelength": 0}, "hovertemplate": "Country=Russia<br>Date=%{x}<br>Recovered=%{text}", "legendgroup": "Russia", "marker": {"color": "#FECB52"}, "name": "Russia", "offsetgroup": "Russia", "orientation": "v", "showlegend": true, "text": [0, 0, 0, 0, 0, 0, 0, 0, 0, 0, 0, 0, 2, 2, 2, 2, 2, 2], "textposition": "auto", "type": "bar", "x": ["01/31/2020 19:00:00", "02/01/2020 23:00:00", "02/02/2020 21:00:00", "02/03/2020 21:40:00", "02/04/2020 22:00:00", "02/05/2020 12:20:00", "02/06/2020 20:05:00", "02/07/2020 20:24:00", "02/08/2020 23:04:00", "02/09/2020 23:20:00", "02/10/2020 19:30:00", "02/11/2020 20:44:00", "02/12/2020 22:00:00", "02/13/2020 21:15:00", "02/14/2020 22:00:00", "02/15/2020 22:00:00", "02/16/2020 22:00:00", "02/17/2020 22:00:00"], "xaxis": "x", "y": [0, 0, 0, 0, 0, 0, 0, 0, 0, 0, 0, 0, 2, 2, 2, 2, 2, 2], "yaxis": "y"}, {"alignmentgroup": "True", "hoverlabel": {"namelength": 0}, "hovertemplate": "Country=Belgium<br>Date=%{x}<br>Recovered=%{text}", "legendgroup": "Belgium", "marker": {"color": "#636efa"}, "name": "Belgium", "offsetgroup": "Belgium", "orientation": "v", "showlegend": true, "text": [0, 0, 0, 0, 0, 0, 0, 0, 0, 0, 0, 0, 0, 1], "textposition": "auto", "type": "bar", "x": ["02/04/2020 22:00:00", "02/05/2020 12:20:00", "02/06/2020 20:05:00", "02/07/2020 20:24:00", "02/08/2020 23:04:00", "02/09/2020 23:20:00", "02/10/2020 19:30:00", "02/11/2020 20:44:00", "02/12/2020 22:00:00", "02/13/2020 21:15:00", "02/14/2020 22:00:00", "02/15/2020 22:00:00", "02/16/2020 22:00:00", "02/17/2020 22:00:00"], "xaxis": "x", "y": [0, 0, 0, 0, 0, 0, 0, 0, 0, 0, 0, 0, 0, 1], "yaxis": "y"}, {"alignmentgroup": "True", "hoverlabel": {"namelength": 0}, "hovertemplate": "Country=Others<br>Date=%{x}<br>Recovered=%{text}", "legendgroup": "Others", "marker": {"color": "#EF553B"}, "name": "Others", "offsetgroup": "Others", "orientation": "v", "showlegend": true, "text": [0, 0, 0, 0, 0, 0, 0, 0, 0, 0, 0], "textposition": "auto", "type": "bar", "x": ["02/07/2020 20:24:00", "02/08/2020 23:04:00", "02/09/2020 23:20:00", "02/10/2020 19:30:00", "02/11/2020 20:44:00", "02/12/2020 22:00:00", "02/13/2020 21:15:00", "02/14/2020 22:00:00", "02/15/2020 22:00:00", "02/16/2020 22:00:00", "02/17/2020 22:00:00"], "xaxis": "x", "y": [0, 0, 0, 0, 0, 0, 0, 0, 0, 0, 0], "yaxis": "y"}, {"alignmentgroup": "True", "hoverlabel": {"namelength": 0}, "hovertemplate": "Country=Egypt<br>Date=%{x}<br>Recovered=%{text}", "legendgroup": "Egypt", "marker": {"color": "#00cc96"}, "name": "Egypt", "offsetgroup": "Egypt", "orientation": "v", "showlegend": true, "text": [0, 0, 0, 0], "textposition": "auto", "type": "bar", "x": ["02/14/2020 22:00:00", "02/15/2020 22:00:00", "02/16/2020 22:00:00", "02/17/2020 22:00:00"], "xaxis": "x", "y": [0, 0, 0, 0], "yaxis": "y"}], "layout": {"barmode": "relative", "height": 600, "legend": {"title": {"text": "Country"}, "tracegroupgap": 0}, "title": {"text": "Recovered"}, "xaxis": {"anchor": "y", "domain": [0, 1], "title": {"text": "Date"}}, "yaxis": {"anchor": "x", "domain": [0, 1], "title": {"text": "Recovered"}}}}
